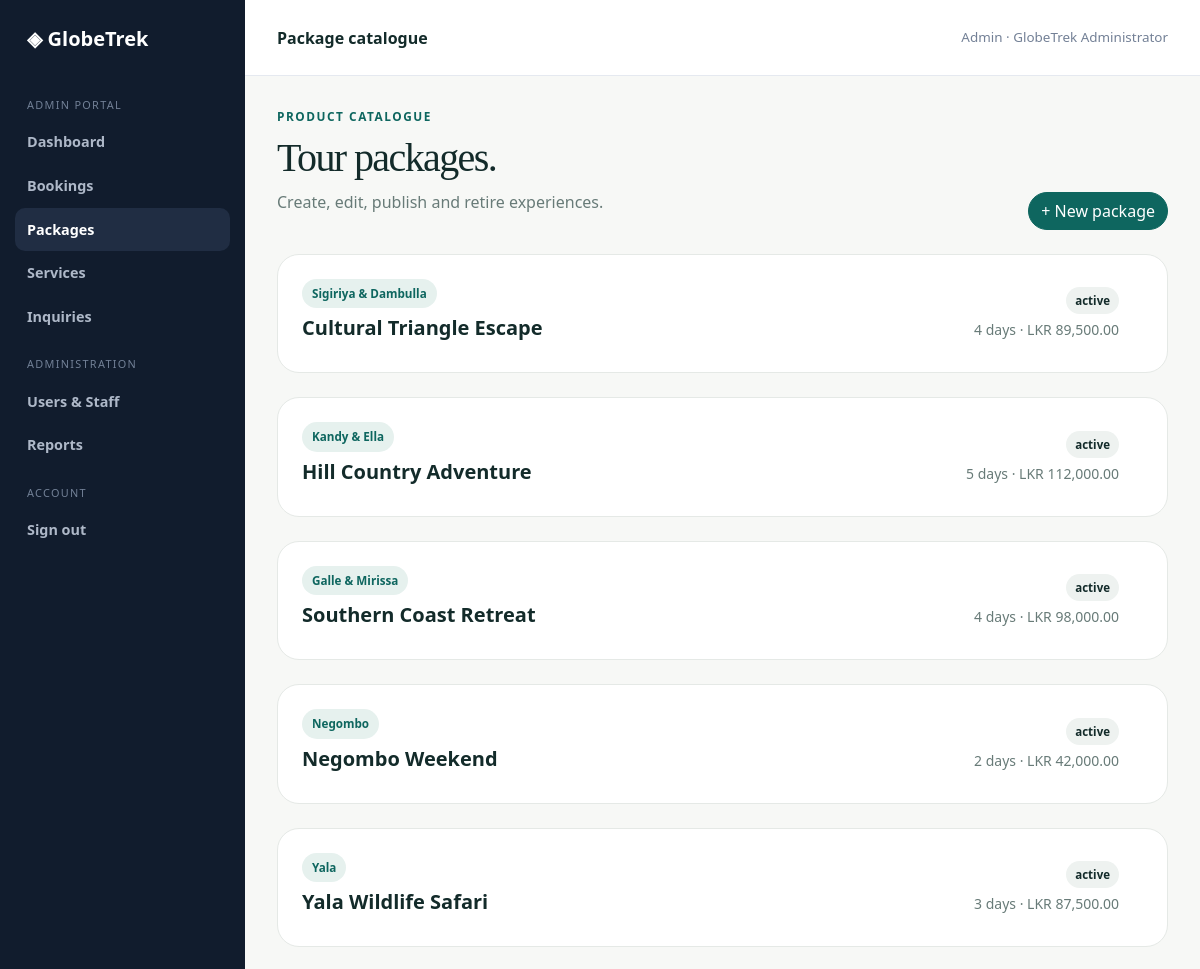
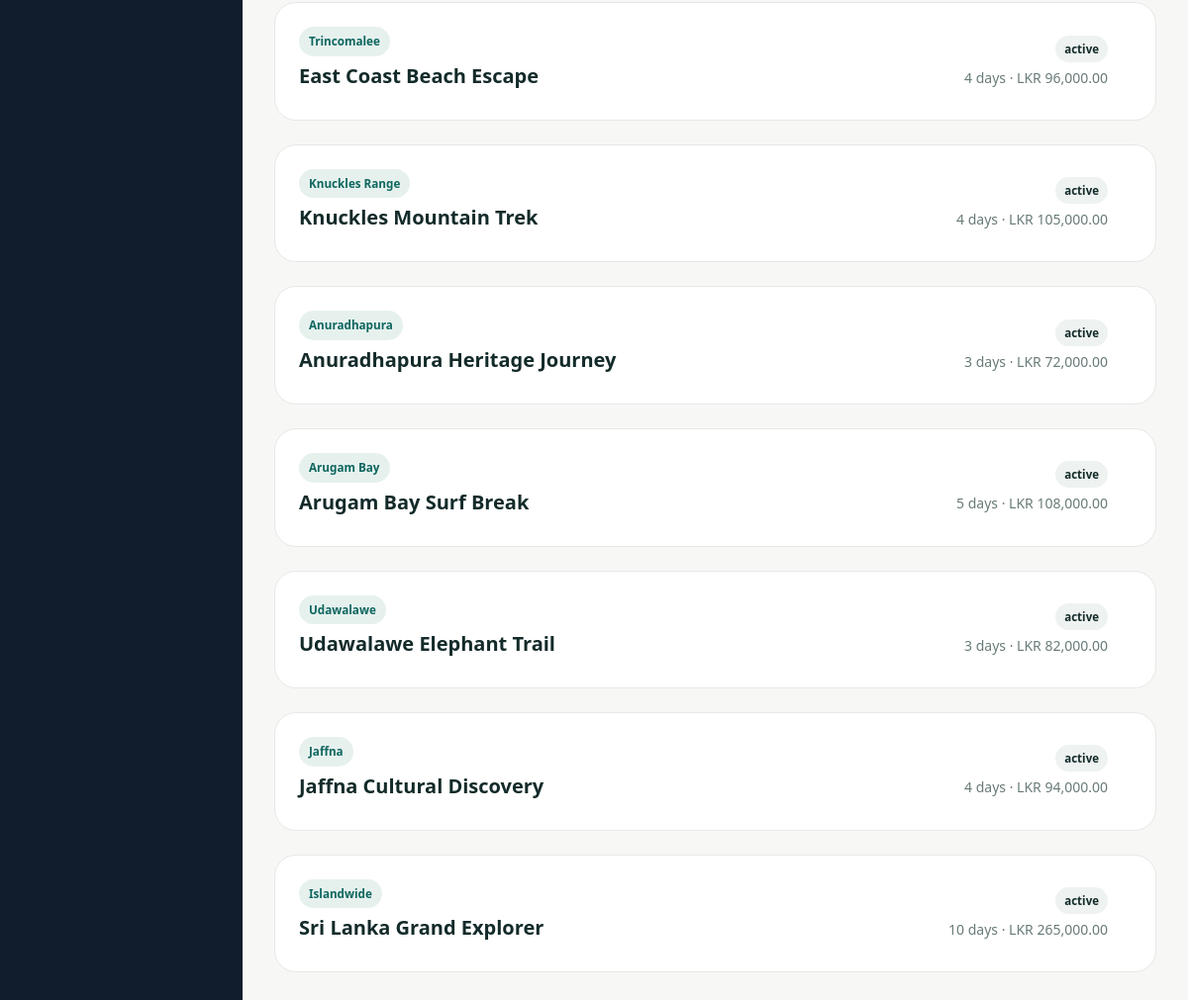
The page /GlobeTrek_Management/packages.php (signed in) on the database its author committed (2 pictures, top to bottom).
### tables this page shows
CREATE TABLE IF NOT EXISTS tour_packages (
    id INT UNSIGNED AUTO_INCREMENT PRIMARY KEY,
    title VARCHAR(180) NOT NULL,
    destination VARCHAR(180) NOT NULL,
    duration_days INT UNSIGNED NOT NULL DEFAULT 1,
    price DECIMAL(12, 2) NOT NULL DEFAULT 0,
    image_url VARCHAR(500) NULL,
    short_description VARCHAR(500) NULL,
    description TEXT NULL,
    activities VARCHAR(1000) NULL,
    inclusions TEXT NULL,
    exclusions TEXT NULL,
    status ENUM('active', 'inactive', 'draft') NOT NULL DEFAULT 'draft',
    created_by INT UNSIGNED NULL,
    created_at DATETIME NOT NULL DEFAULT CURRENT_TIMESTAMP,
    updated_at DATETIME NOT NULL DEFAULT CURRENT_TIMESTAMP ON UPDATE CURRENT_TIMESTAMP,
    INDEX idx_packages_status(status),
    CONSTRAINT fk_package_creator FOREIGN KEY(created_by) REFERENCES users(id) ON DELETE
    SET NULL
);

### GlobeTrek_Management/config.php (called while the page is built, shortened)
<?php
function envv(string $key, string $default = ''): string
{
    $v = getenv($key);
    return $v === false ? $default : $v;
}
function db(): PDO
{
    static $pdo = null;
    if ($pdo === null) {
        $host = envv('DB_HOST', DB_HOST);
        $name = envv('DB_NAME', DB_NAME);
        $user = envv('DB_USER', DB_USER);
        $pass = envv('DB_PASS', DB_PASS);
        $pdo = new PDO("mysql:host={$host};dbname={$name};charset=utf8mb4", $user, $pass, [
            PDO::ATTR_ERRMODE => PDO::ERRMODE_EXCEPTION,
            PDO::ATTR_DEFAULT_FETCH_MODE => PDO::FETCH_ASSOC,
            PDO::ATTR_EMULATE_PREPARES => false,
        ]);
    }
    return $pdo;
}
function e($v): string
{
    return htmlspecialchars((string) ($v ?? ''), ENT_QUOTES, 'UTF-8');
}
function money($v): string
{
    return 'LKR ' . number_format((float) $v, 2);
}
function user(): ?array
{
    return $_SESSION['user'] ?? null;
}

### GlobeTrek_Management/packages.php (the view, shortened to what this page needs)
<?php
require_once __DIR__ . '/config.php';
require_once __DIR__ . '/management_auth.php';
$rows = db()->query('SELECT * FROM tour_packages ORDER BY created_at DESC')->fetchAll();
?>
<!doctype html>
<html>
<head>
    <link href="https://cdn.jsdelivr.net/npm/bootstrap@5.3.3/dist/css/bootstrap.min.css" rel="stylesheet">
    <link href="assets/style.css?v=<?= filemtime(__DIR__ . '/assets/style.css') ?>" rel="stylesheet">
</head>
<body>
    <?php
    $navActive = 'packages';
    $navBase = '';
    include __DIR__ . '/includes/sidebar.php';
    ?>
    <div class="ops-main">
        <header class="ops-top"><strong>Package catalogue</strong><span class="ops-user"><?= e(
            ucfirst(user()['role']),
        ) ?> · <?= e(
              user()['full_name'],
          ) ?></span></header>
        <main class="ops-content"><?php flashes(); ?>
            <div class="d-flex justify-content-between align-items-end mb-4">
                <div>
                    <div class="section-kicker">Product catalogue</div>
                    <h1 class="display-serif mt-2">Tour packages.</h1>
                    <p class="muted">Create, edit, publish and retire experiences.</p>
                </div><button class="btn btn-primary rounded-pill" data-bs-toggle="collapse"
                    data-bs-target="#newPackage">+ New package</button>
            </div>
            <div class="row g-4"><?php foreach (
                $rows
                as $r
            ): ?>
                    <div class="col-12">
                        <details class="dashboard-card package-editor-item p-0 overflow-hidden">
                            <summary class="package-editor-summary p-4">
                                <div class="d-flex flex-wrap justify-content-between align-items-center gap-3">
                                    <div><span class="pill"><?= e(
                                        $r['destination'],
                                    ) ?></span>
                                        <h5 class="fw-bold mt-2"><?= e(
                                            $r['title'],
                                        ) ?></h5>
                                    </div>
                                    <div class="d-flex align-items-center gap-4">
                                        <div class="text-end"><span class="status <?= e(
                                            $r['status'],
                                        ) ?>"><?= e($r['status']) ?></span>
                                            <div class="muted small mt-2"><?= $r['duration_days'] ?> days · <?= money(
                                                   $r['price'],
                                               ) ?></div>
                                        </div><i class="package-editor-chevron bi bi-chevron-down" aria-hidden="true"></i>
                                    </div>
                                </div>
                            </summary>
                        </details>
                    </div><?php endforeach; ?>
            </div>
        </main>
    </div>
</body>
</html>

### GlobeTrek_Management/includes/sidebar.php (shortened to what this page needs)
<?php
$navActive = $navActive ?? '';
$navBase = $navBase ?? '';
$navUser = user();
$navItems = [
    'dashboard' => ['index.php', 'Dashboard'],
    'bookings' => ['bookings.php', 'Bookings'],
    'packages' => ['packages.php', 'Packages'],
    'services' => ['services.php', 'Services'],
    'inquiries' => ['queries.php', 'Inquiries'],
];
$adminItems = [
    'users' => ['admin/users.php', 'Users & Staff'],
    'reports' => ['admin/reports.php', 'Reports'],
];
?>
<aside class="ops-nav">
    <div class="ops-brand">◈ GlobeTrek</div>
    <div class="ops-label"><?= e(strtoupper($navUser['role'])) ?> PORTAL</div>
    <?php foreach ($navItems as $key => [$path, $label]): ?>
        <a<?= $navActive === $key ? ' class="active"' : '' ?> href="<?= e($navBase . $path) ?>"><?= e($label) ?></a>
        <?php endforeach; ?>
        <?php if ($navUser['role'] === 'admin'): ?>
            <div class="ops-label">ADMINISTRATION</div>
            <?php foreach ($adminItems as $key => [$path, $label]): ?>
                <a<?= $navActive === $key ? ' class="active"' : '' ?> href="<?= e($navBase . $path) ?>"><?= e($label) ?></a>
                <?php endforeach; ?>
            <?php endif; ?>
            <div class="ops-label">ACCOUNT</div>
            <a href="<?= e($navBase . 'logout.php') ?>">Sign out</a>
</aside>

### GlobeTrek_Management/assets/style.css (style rules this page uses)
:root { --ink: #132b2a; --muted: #687b78; --green: #0e665f; --green-dark: #093f3b; --sand: #e9b86b; --cream: #f5f3ed; --line: #e5e9e6; --white: #fff; }
* { box-sizing: border-box; }
body { margin: 0; background: #f7f8f6; color: var(--ink); font-family: 'DM Sans', system-ui, sans-serif; }
a { text-decoration: none; }
.display-serif { font-family: 'Playfair Display', serif; letter-spacing: -0.04em; }
.section-kicker { color: var(--green); font-weight: 800; letter-spacing: 0.13em; text-transform: uppercase; font-size: 0.74rem; }
.pill { display: inline-flex; padding: 6px 10px; border-radius: 100px; background: #e6f1ee; color: var(--green); font-size: 0.73rem; font-weight: 800; }
.muted { color: var(--muted); }
.dashboard-card { background: #fff; border: 1px solid var(--line); border-radius: 22px; padding: 25px; }
.status { font-size: 0.72rem; padding: 6px 9px; border-radius: 99px; font-weight: 800; background: #eef2f0; }
.btn-primary { background: var(--green); border-color: var(--green); }
.ops-nav { position: fixed; top: 0; bottom: 0; left: 0; width: 245px; background: #111c2d; color: #fff; padding: 24px 15px; z-index: 1000; }
.ops-brand { font-weight: 800; font-size: 1.25rem; padding: 0 12px 25px; }
.ops-label { font-size: 0.68rem; letter-spacing: 0.12em; text-transform: uppercase; color: #728096; padding: 18px 12px 7px; }
.ops-nav a { display: block; color: #aeb8c8; padding: 11px 12px; border-radius: 10px; font-weight: 600; font-size: 0.9rem; }
.ops-nav a:hover, .ops-nav a.active { background: #202d43; color: #fff; }
.ops-main { margin-left: 245px; min-height: 100vh; }
.ops-top { height: 76px; background: #fff; border-bottom: 1px solid #e5e9f0; display: flex; align-items: center; justify-content: space-between; padding: 0 32px; }
.ops-content { padding: 32px; }
.ops-user { font-size: 0.84rem; color: #738096; }
.package-editor-item { transition: box-shadow 0.2s ease, border-color 0.2s ease; }
.package-editor-summary { cursor: pointer; list-style: none; }
.package-editor-summary::marker { display: none; content: ''; }

### rows shown on the page
tour_packages: destination "Sigiriya & Dambulla", title "Cultural Triangle Escape", status "active", duration_days "4", price "LKR 89,500.00"
tour_packages: destination "Kandy & Ella", title "Hill Country Adventure", status "active", duration_days "5", price "LKR 112,000.00"
tour_packages: destination "Galle & Mirissa", title "Southern Coast Retreat", status "active", duration_days "4", price "LKR 98,000.00"
tour_packages: destination "Negombo", title "Negombo Weekend", status "active", duration_days "2", price "LKR 42,000.00"
tour_packages: destination "Yala", title "Yala Wildlife Safari", status "active", duration_days "3", price "LKR 87,500.00"
tour_packages: destination "Trincomalee", title "East Coast Beach Escape", status "active", duration_days "4", price "LKR 96,000.00"
tour_packages: destination "Knuckles Range", title "Knuckles Mountain Trek", status "active", duration_days "4", price "LKR 105,000.00"
tour_packages: destination "Anuradhapura", title "Anuradhapura Heritage Journey", status "active", duration_days "3", price "LKR 72,000.00"
tour_packages: destination "Arugam Bay", title "Arugam Bay Surf Break", status "active", duration_days "5", price "LKR 108,000.00"
tour_packages: destination "Udawalawe", title "Udawalawe Elephant Trail", status "active", duration_days "3", price "LKR 82,000.00"
tour_packages: destination "Jaffna", title "Jaffna Cultural Discovery", status "active", duration_days "4", price "LKR 94,000.00"
tour_packages: destination "Islandwide", title "Sri Lanka Grand Explorer", status "active", duration_days "10", price "LKR 265,000.00"

### other values the page prints
$navUser['role'] "ADMIN"
$label "Dashboard"
$label "Bookings"
$label "Packages"
$label "Services"
$label "Inquiries"
$label "Users & Staff"
$label "Reports"
user()['role'] "Admin"
user()['full_name'] "GlobeTrek Administrator"
